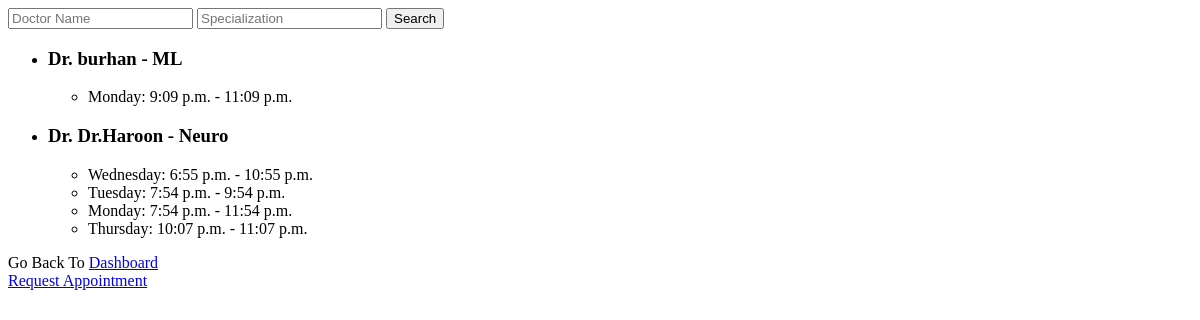
Before: /patient/search_doctor/ with the older database file.
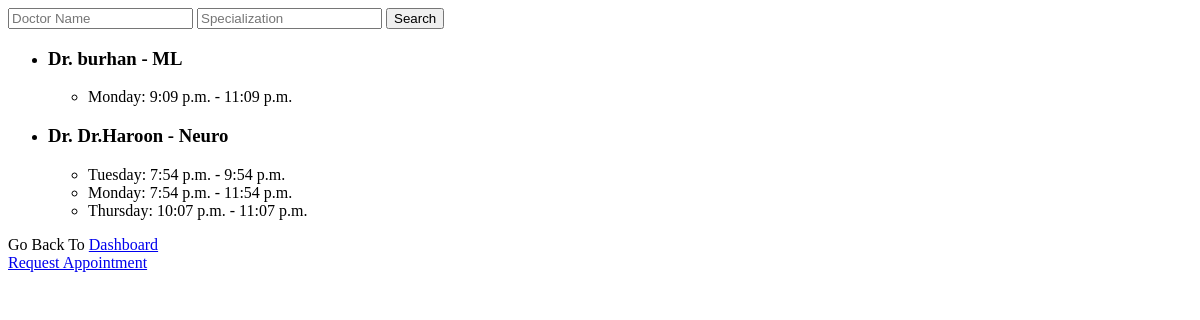
After: the same page with the newer database file.
### doctor/models.py (models this page shows, shortened)
class Doctor(models.Model):
    user = models.OneToOneField(User, on_delete=models.CASCADE)
    specialization = models.CharField(max_length=100)
    consultation_fee = models.DecimalField(max_digits=10, decimal_places=2)
    phone_number = models.CharField(max_length=15)
    profile_image = models.ImageField(null=False, default='default_image.jpg')

class Availability(models.Model):
    doctor = models.ForeignKey(Doctor, on_delete=models.CASCADE, related_name='availabilities')
    day_of_week = models.CharField(max_length=10)
    start_time = models.TimeField()
    end_time = models.TimeField()

### patient/views.py (the view)
# urls.py: path('search_doctor/',views.search_doctor,name='search_doctor'),
def search_doctor(request):
    name_query = request.GET.get('name')
    specialization_query = request.GET.get('specialization')
    doctors = Doctor.objects.all()
    if name_query:
        doctors = doctors.filter(user__username__icontains=name_query)
    if specialization_query:
        doctors = doctors.filter(specialization__icontains=specialization_query)
    doctor_data = []
    for doctor in doctors:
        availabilities = doctor.availabilities.all()  # Fetch related availabilities
        doctor_data.append({
            'name': f"Dr. {doctor.user.username}",
            'specialization': doctor.specialization,
            'availabilities': availabilities,
        })
    return render(request, 'search_doctor.html', {'doctor_data': doctor_data})

### templates/search_doctor.html (shortened to what this page needs)
<!DOCTYPE html>
<html lang="en">
<head>
</head>
<body>
    <form method="get">
        <input type="text" name="name" placeholder="Doctor Name" value="{{ request.GET.name }}">
        <input type="text" name="specialization" placeholder="Specialization" value="{{ request.GET.specialization }}">
        <button type="submit">Search</button>
    </form>
    <ul>
        {% for doctor in doctor_data %}
            <li>
                <h3>{{ doctor.name }} - {{ doctor.specialization }}</h3>
                <ul>
                    {% for availability in doctor.availabilities %}
                        <li>{{ availability.day_of_week }}: {{ availability.start_time }} - {{ availability.end_time }}</li>
                    {% endfor %}
                </ul>
            </li>
        {% empty %}
            <li>No doctors found.</li>
        {% endfor %}
    </ul>
    Go Back To <a href="{% url 'patient_dashboard' %}">Dashboard</a><br>
    <a href="{% url 'appointment_request' %}">Request Appointment</a><br>
</body>
</html>

Changed rows visible on the page:
removed Availability: day_of_week "Wednesday", start_time "6:55 p.m.", end_time "10:55 p.m.", shown under "Dr. Dr.Haroon"
